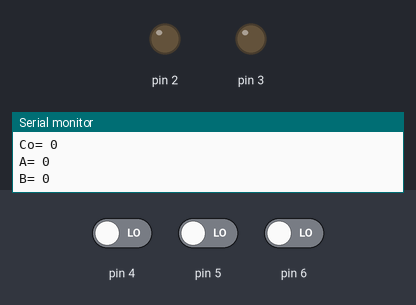
Recording of a sketch running on a simulated Arduino Uno, built with avr-gcc and run on an emulated ATmega328P. Parts: output pins drawn as LEDs (lit = HIGH), the last lines printed to the serial monitor. Inputs (shaded band) come from the test bench; at power-on: pin 4 LOW, pin 5 LOW, pin 6 LOW.

Above: at 7.2 s.
7.3 s: pin 4 driven HIGH
At 8.4 s:
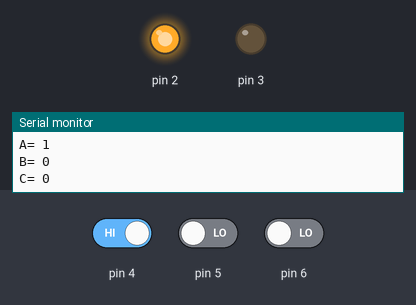
8.8 s: pin 5 driven HIGH
At 10.0 s:
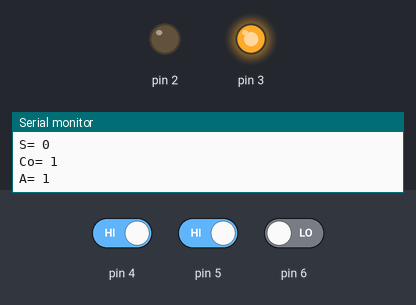
10.3 s: pin 6 driven HIGH
At 11.5 s:
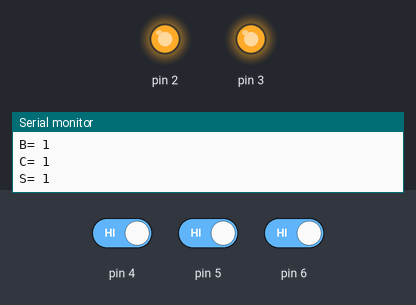
11.8 s: pin 6 driven LOW
At 12.3 s:
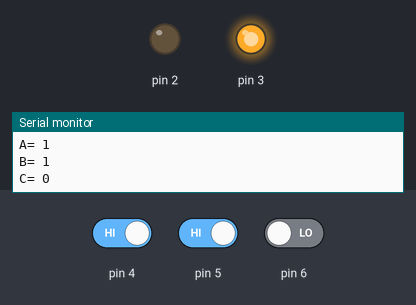
13.3 s: pin 4 driven LOW
At 14.0 s:
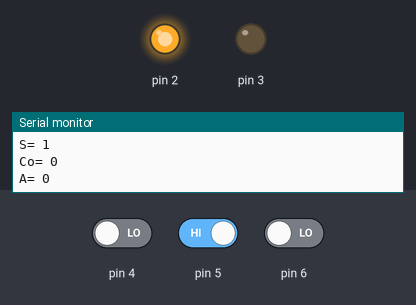
Timing chart, 0 to 15.8 s (numbered marks = the images above; inputs shaded):
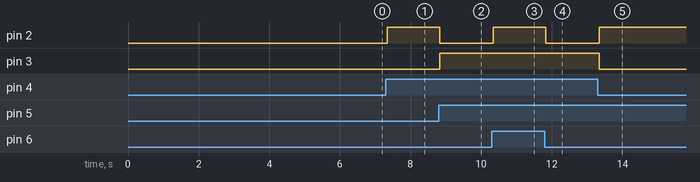

Measured:
- after the input at 7.3 s, pin 2: LOW → HIGH at once
- after the input at 8.8 s, pin 2: HIGH → LOW at once; pin 3: LOW → HIGH at once
- after the input at 10.3 s, pin 2: LOW → HIGH at once
- after the input at 11.8 s, pin 2: HIGH → LOW at once
- after the input at 13.3 s, pin 2: LOW → HIGH at once; pin 3: HIGH → LOW after 0.05 s

The sketch:

FULL_ADDER_SOFTWARE_PROCESS.ino
```cpp
// C++ code
//
void setup()
{
    pinMode(2, OUTPUT);
    pinMode(3, OUTPUT);
    pinMode(4, INPUT);
    pinMode(5, INPUT);
    pinMode(6, INPUT);
    Serial.begin(9600);
    delay(6000);
}

void loop()
{
    int A = digitalRead(4);
    Serial.print("A= ");
    Serial.println(A);
    int B = digitalRead(5);
    Serial.print("B= ");
    Serial.println(B);
    int C = digitalRead(6);
    Serial.print("C= ");
    Serial.println(C);

    int S = (A ^ B ^ C);
    Serial.print("S= ");
    Serial.println(S);
    digitalWrite(2, S);
    int Co = (A & B) ^ (B & C) ^ (A & C);
    Serial.print("Co= ");
    Serial.println(Co);
    digitalWrite(3, Co);
}
```
